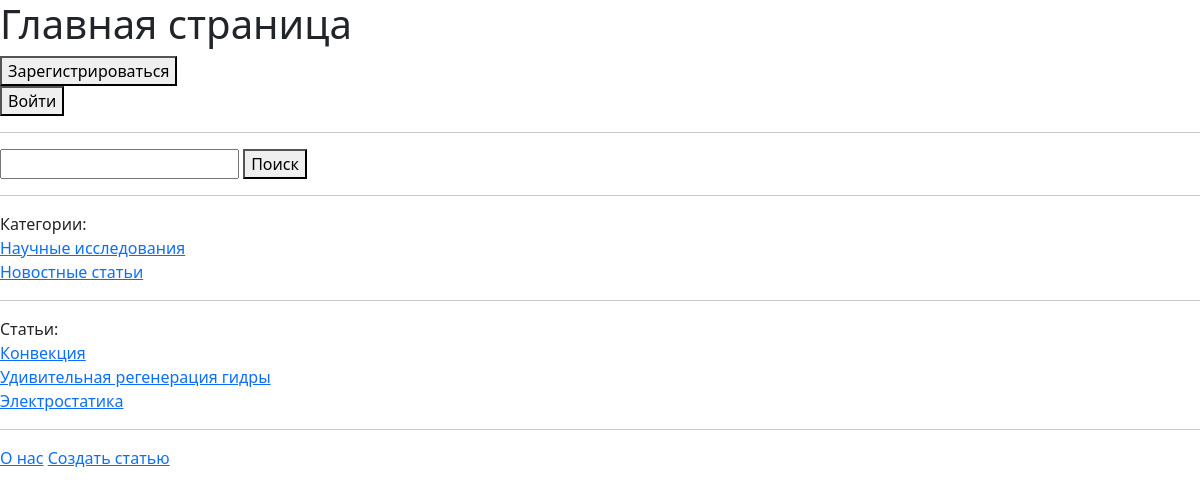
The app's page /, older data.
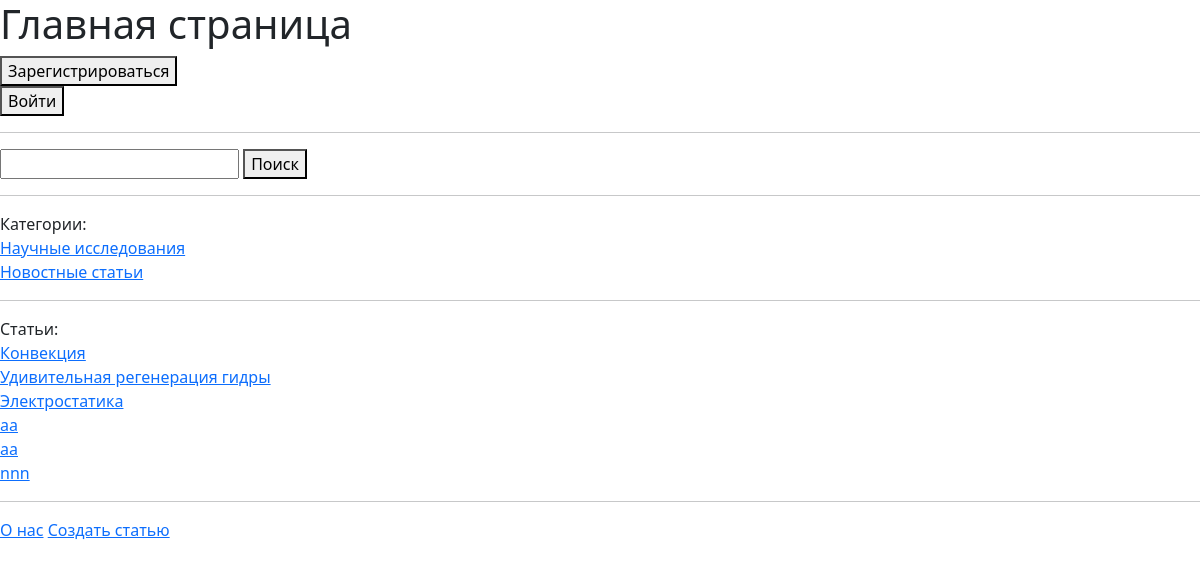
The same page, newer data.
### articles/models.py (models this page shows, shortened)
class Category(models.Model):
    name = models.CharField(max_length=225)
    added_date = models.DateTimeField(auto_now_add=True)

class Article(models.Model):
    title = models.CharField(max_length=200)
    content = models.TextField()
    photo = models.ImageField(upload_to='articles', blank=True)
    category = models.ForeignKey(Category, on_delete=models.CASCADE)

### articles/views.py (the view)
# urls.py: path('',views.home),
def home(request):
    search_bar = forms.SearchForm()
    article_info = Article.objects.all()
    category_info = Category.objects.all()
    context = {"form": search_bar,  'article': article_info, 'category': category_info}
    return render(request, 'home.html', context)

### articles/forms.py
class SearchForm(forms.Form):
    search = forms.CharField(max_length=256)

### articles/templates/home.html (shortened to what this page needs)
{% load static %}
<!DOCTYPE html>
<html lang="ru">
<head>
    <link rel="stylesheet" href="https://cdn.jsdelivr.net/npm/bootstrap@5.3.2/dist/css/bootstrap.min.css">
    <link rel="stylesheet" href="{% static 'articles/css/home.css' %} ">
</head>
<body>
<h1>Главная страница</h1>
{% if user.is_authenticated %}
<form action="{% url 'logout' %}" method="post">
    {% csrf_token %}
    <button type="submit">Выйти</button>
</form>
{% else %}
<form action="register" method="post">
    <button type="submit">Зарегистрироваться</button>
</form>
<form action="{% url 'login' %}" method="post">
    <button type="submit">Войти</button>
</form>
{% endif %}
<hr>
<form  action="search" method="POST">
    <input type="text" name="search_article">
    <button>Поиск</button>
</form>
<hr>
Категории:<br>
{% for i in category %}
<a href="/category/{{ i.id }}">{{ i.name }}</a><br>
{% endfor%}
<hr>
Статьи:<br>
{% for i in article %}
<a href="/article/{{ i.id }}">{{ i.title }}</a><br>
{% endfor %}
<hr>
<a href="/about">О нас</a>
<a href="/createarticles">Создать статью</a>
</body>
</html>

### articles/static/articles/css/home.css (style rules this page uses)
body { background: ; }

Row changes from the older to the newer data that the page shows:
added Article: title "аа"
added Article: title "аа"
added Article: title "nnn"
